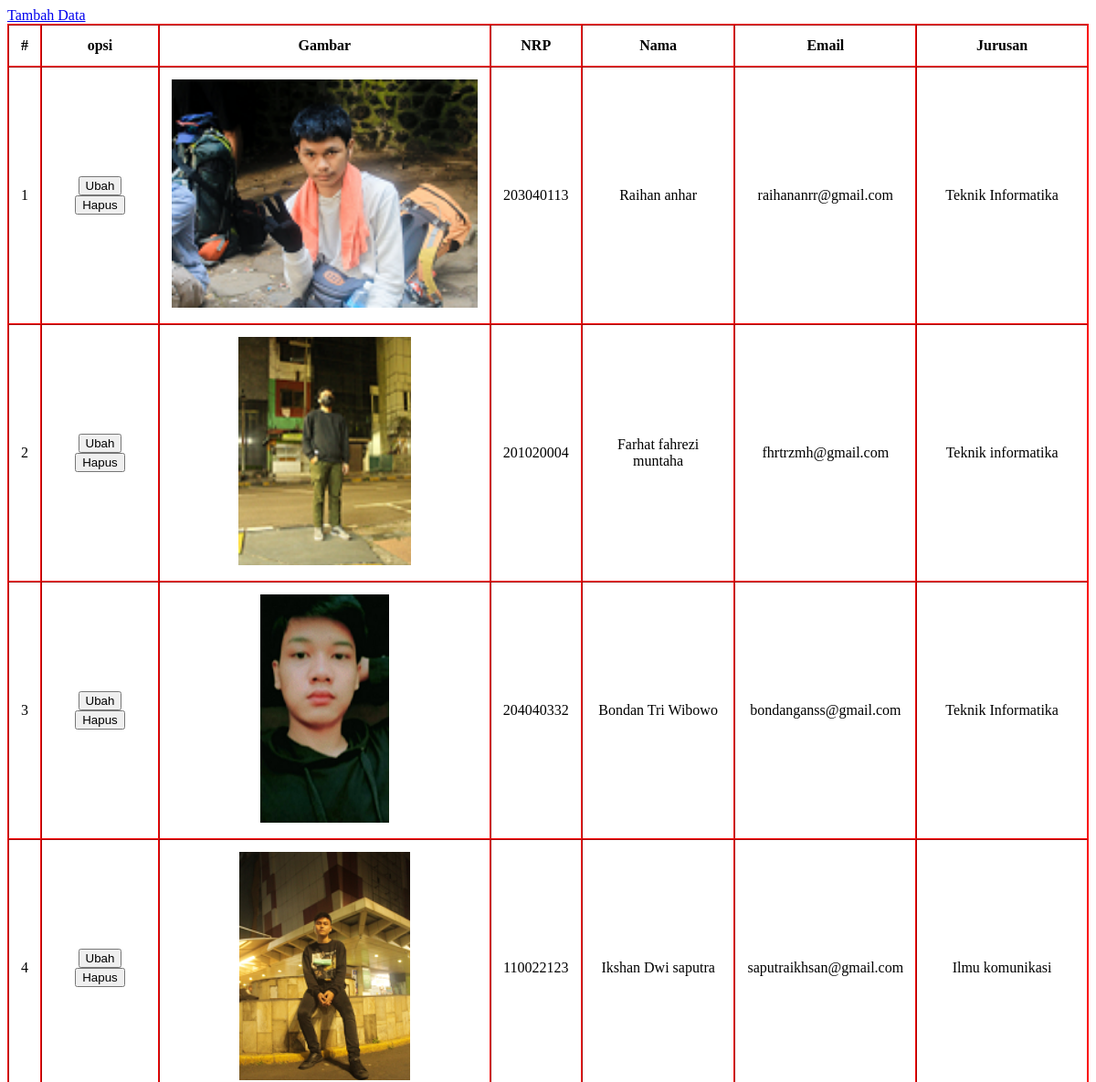
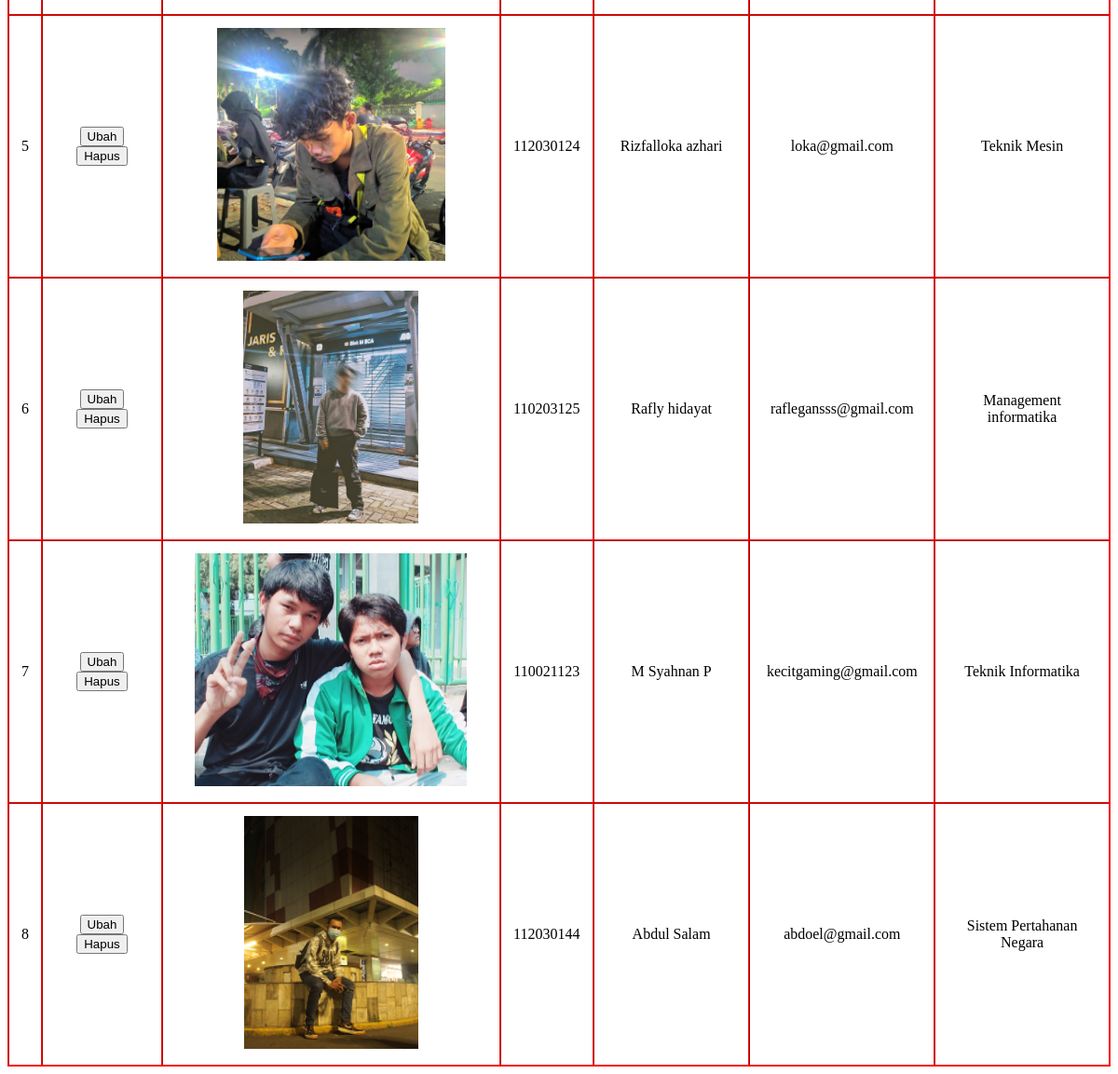
The page / on the database its author committed (2 pictures, top to bottom).
### tables this page shows
CREATE TABLE `mahasiswa` (
  `id` int(11) NOT NULL,
  `img` varchar(100) NOT NULL,
  `nrp` varchar(10) NOT NULL,
  `nama` varchar(100) NOT NULL,
  `email` varchar(100) NOT NULL,
  `jurusan` varchar(50) NOT NULL
);

### php/functions.php (called while the page is built, shortened)
<?php
function koneksi()
{
    $conn = mysqli_connect("localhost", "root", "");
    mysqli_select_db($conn, "pw_203040113");
    return $conn;
}
function query($sql)
{
    $conn = koneksi();
    $result = mysqli_query($conn, "$sql");
    $rows = [];
    while ($row = mysqli_fetch_assoc($result)) {
        $rows[] = $row;
    }
    return $rows;
}
?>

### php/admin.php (the view)
<?php
require 'functions.php';
$mahasiswa = query("SELECT * FROM mahasiswa");
?>
<div class="add">
    <a href="php/tambah.php">Tambah Data</a>
</div>
<table border="1" cellpadding="13" cellspacing="0">
    <tr>
        <th>#</th>
        <th>opsi</th>
        <th>Gambar</th>
        <th>NRP</th>
        <th>Nama</th>
        <th>Email</th>
        <th>Jurusan</th>
    </tr>
    <?php $i = 1; ?>
    <?php foreach ($mahasiswa as $mhs) : ?>
        <tr>
            <td><?= $i; ?></td>
            <td>
                <a href="php/ubah.php?id=<?= $mhs['id'] ?>"><button>Ubah</button></a>
                <a href="php/hapus.php?id=<?= $mhs['id']; ?>" onclick="return confirm('Hapus Data??')"><button>Hapus</button></a>
            </td>
            <td><img src="assets/img/<?= $mhs['img']; ?>" alt=""></td>
            <td><?= $mhs['nrp']; ?></td>
            <td><?= $mhs['nama']; ?></td>
            <td><?= $mhs['email']; ?></td>
            <td><?= $mhs['jurusan']; ?></td>
        </tr>
        <?php $i++; ?>
    <?php endforeach; ?>
</table>

### index.php (shortened to what this page needs)
<!DOCTYPE html>
<html lang="en">
<head>
    <link rel="stylesheet" href="css/style.css">
</head>
<body>
    <?php
    include 'php/admin.php';
    ?>
</body>
</html>

### css/style.css (style rules this page uses)
table { border: 1px solid rgb(250, 10, 10); }
td, h2 { text-align: center; }
img { height: 250px; }

### rows shown on the page
mahasiswa: img (picture), nrp "203040113", nama "Raihan anhar", email "raihananrr@gmail.com", jurusan "Teknik Informatika"
mahasiswa: img (picture), nrp "201020004", nama "Farhat fahrezi muntaha", email "fhrtrzmh@gmail.com", jurusan "Teknik informatika"
mahasiswa: img (picture), nrp "204040332", nama "Bondan Tri Wibowo", email "bondanganss@gmail.com", jurusan "Teknik Informatika"
mahasiswa: img (picture), nrp "110022123", nama "Ikshan Dwi saputra", email "saputraikhsan@gmail.com", jurusan "Ilmu komunikasi"
mahasiswa: img (picture), nrp "112030124", nama "Rizfalloka azhari", email "loka@gmail.com", jurusan "Teknik Mesin"
mahasiswa: img (picture), nrp "110203125", nama "Rafly hidayat", email "raflegansss@gmail.com", jurusan "Management informatika"
mahasiswa: img (picture), nrp "110021123", nama "M Syahnan P", email "kecitgaming@gmail.com", jurusan "Teknik Informatika"
mahasiswa: img (picture), nrp "112030144", nama "Abdul Salam", email "abdoel@gmail.com", jurusan "Sistem Pertahanan Negara"
